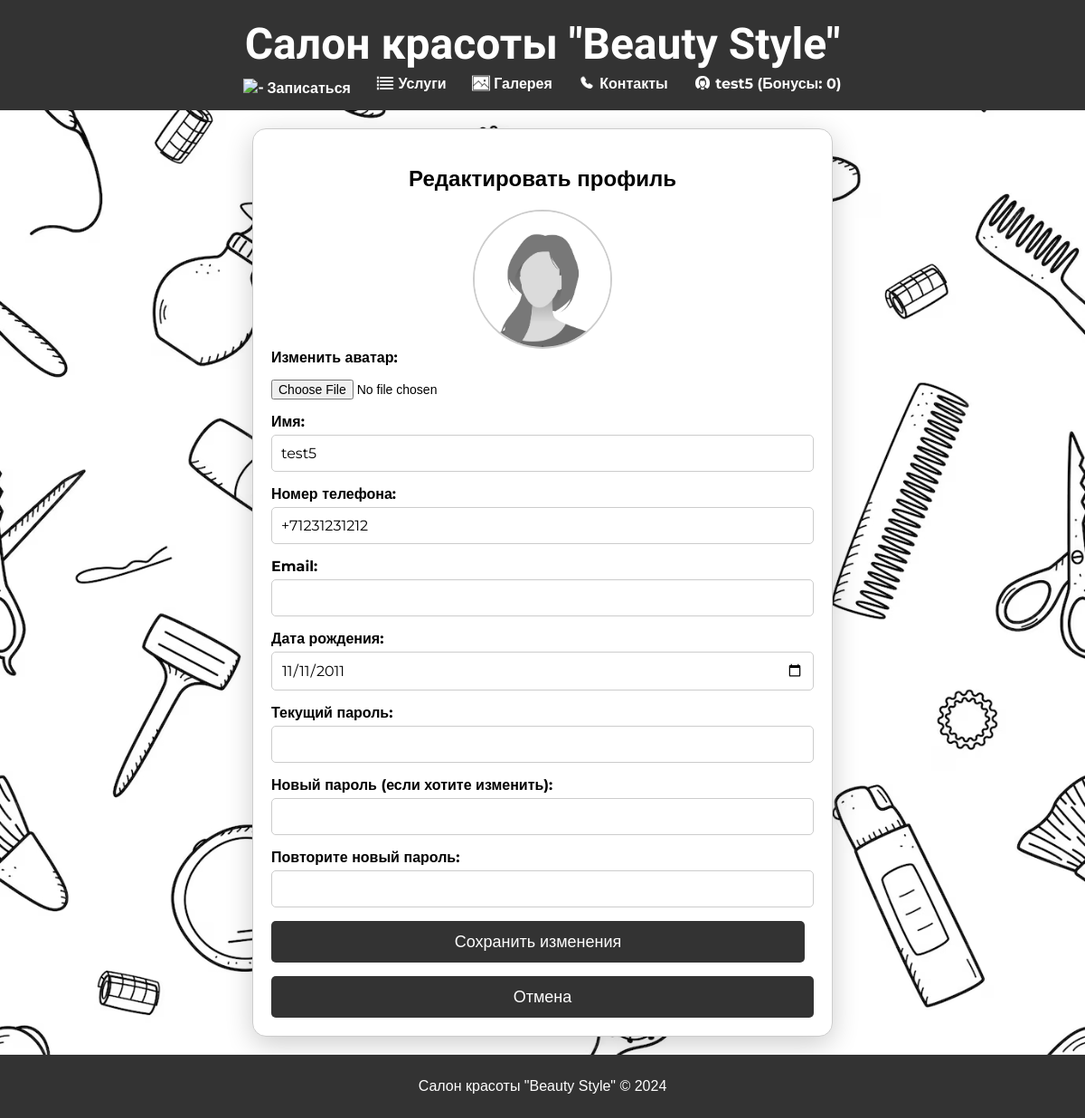
Page /profile/5/edit/ (signed in) on the earlier database version.
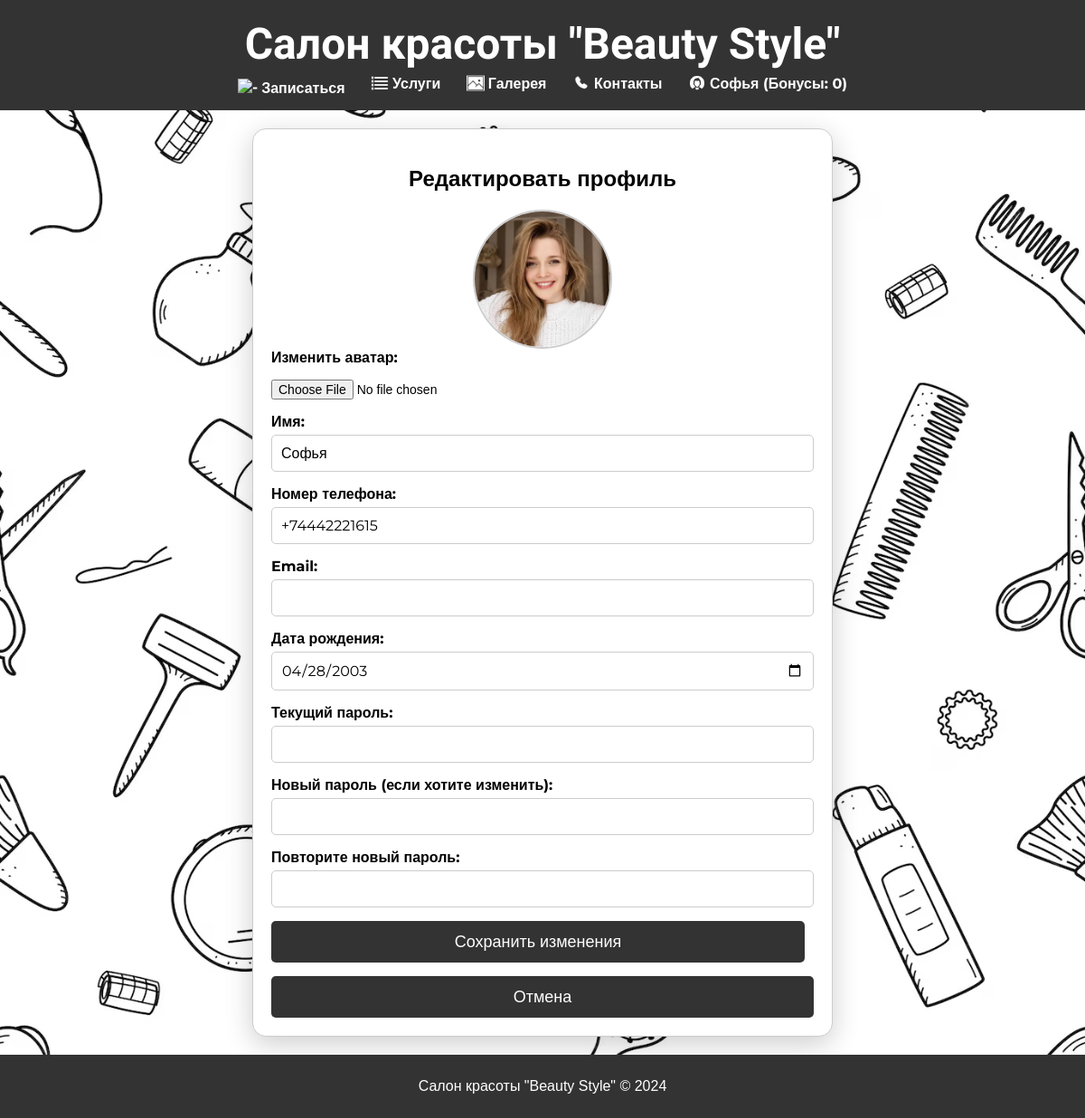
Same page on the later database version.
### site_app/models.py (models this page shows, shortened)
class MyUser(models.Model):
    name = models.CharField(verbose_name='Имя', max_length=100)
    phone = models.CharField(verbose_name='Телефон', max_length=100, unique=True)
    email = models.EmailField(verbose_name='Почта', unique=True, null=True, blank=True)
    picture = models.ImageField(verbose_name='Аватарка', upload_to='profile_picture', blank=True, null=True)
    password = models.CharField(verbose_name='Пароль', max_length=100)
    birthday = models.DateField(verbose_name='Дата Рождения')
    bonuses = models.PositiveIntegerField(verbose_name='Бонусы', default=0)
    class Meta:
        verbose_name = 'Пользователь'
        verbose_name_plural = 'Пользователи'

### site_app/views.py (the view, shortened to what this page needs)
# urls.py: path('profile/<int:pk>/edit/', views.EditProfileView.as_view(), name='edit_profile'),
class EditProfileView(UpdateView):
    model = models.MyUser
    template_name = 'edit_profile.html'
    context_object_name = 'user'
    fields = ['name', 'phone', 'email', 'picture', 'birthday']
    def get_context_data(self, **kwargs):
        context = super().get_context_data(**kwargs)
        user = None
        if 'user_id' in self.request.session:
            user = models.MyUser.objects.get(id=self.request.session['user_id'])
        context['user'] = user
        return context

### templates/edit_profile.html (shortened to what this page needs)
{% extends "base.html" %}
{% load static %}
{% block css %}{% static 'css/profile.css' %}{% endblock %}
{% block content %}
<div class="centered-box profile-container">
    <h2 style="text-align: center;">Редактировать профиль</h2>
    <div class="avatar-edit">
        {% if user.picture %}
            <img src="{{ user.picture.url }}" alt="Аватар профиля" class="profile-avatar">
        {% else %}
            <img src="{% static 'images/default_avatar.png' %}" alt="Аватар профиля" class="profile-avatar">
        {% endif %}
    </div>
    <form id="profile-form" method="post" enctype="multipart/form-data">
        <div class="form-group">
            <label for="avatar">Изменить аватар:</label>
            <input type="file" id="avatar" name="picture" class="avatar-input">
        </div>
        <div class="form-group">
            <label for="name">Имя:</label>
            <input type="text" id="name" name="name" value="{{ user.name }}" required class="form-input">
        </div>
        <div class="form-group">
            <label for="phone">Номер телефона:</label>
            <input type="tel" id="phone" name="phone" value="{{ user.phone }}" required placeholder="+71234567890" class="form-input">
        </div>
        <div class="form-group">
            <label for="id_email">Email:</label>
            <input type="email" name="email" id="id_email" value="{% if user.email %}{{ user.email }}{% endif %}" class="form-input">
        </div>
        <div class="form-group">
            <label for="date_of_birth">Дата рождения:</label>
            <input type="date" id="date_of_birth" name="birthday" value="{{ user.birthday|date:'Y-m-d' }}" required class="form-input">
        </div>
        <div class="form-group">
            <label for="current_password">Текущий пароль:</label>
            <input type="password" id="current_password" name="current_password" required class="form-input">
        </div>
        <div class="form-group">
            <label for="new_password">Новый пароль (если хотите изменить):</label>
            <input type="password" id="new_password" name="new_password" class="form-input">
        </div>
        <div class="form-group">
            <label for="confirm_new_password">Повторите новый пароль:</label>
            <input type="password" id="confirm_new_password" name="confirm_new_password" class="form-input">
        </div>
        <button type="submit" name="update_profile">Сохранить изменения</button>
        <a href="{% url 'profile' user.pk %}"><button type="button" id="cancel-button" class="button-cancel">Отмена</button></a>
    </form>
</div>
{% endblock %}

### templates/base.html (shortened to what this page needs)
{% load static %}
<!DOCTYPE html>
<html lang="ru">
<head>
    <link rel="stylesheet" href="{% static 'css/base.css' %}">
    <link rel="stylesheet" href="{% block css %}{% endblock %}">
</head>
<body>
    <header>
        <h1><a href="{% url 'main' %}" style="text-decoration: none; color: #fff;">Салон красоты "Beauty Style"</a></h1>
        <nav>
            <a href="{% url 'booking' %}"><img src="{% static 'images/nav1.png' %}" alt="-">Записаться</a>
            <a href="{% url 'main' %}#services"><img src="{% static 'images/nav2.png' %}" alt="-">Услуги</a>
            <a href="{% url 'gallery' %}"><img src="{% static 'images/nav3.png' %}" alt="-">Галерея</a>
            <a href="{% url 'main' %}#map"><img src="{% static 'images/nav4.png' %}" alt="-">Контакты</a>
            {% if user %}
                <div class="user-menu">
                    <a href="{% url 'profile' user.pk %}" id="open-cabinet">
                        <img src="{% static 'images/nav5.png' %}" alt="-">
                        {{ user.name }} (Бонусы: {{ user.bonuses }})
                    </a>
                </div>
            {% else %}
                <a href="{% url 'login' %}" id="open-register"><img src="{% static 'images/nav5.png' %}" alt="-">
                    Регистрация/Вход</a>
            {% endif %}
        </nav>
    </header>
    <main>
        {% block content %}
        {% endblock %}
    </main>
    <footer>
        <p>Салон красоты "Beauty Style" © 2024</p>
    </footer>
</body>
</html>

Differences in the rows shown:
changed MyUser: name "test5" → "Софья"; picture: picture added; phone "+71231231212" → "+74442221615"; birthday "11/11/2011" → "04/28/2003"
